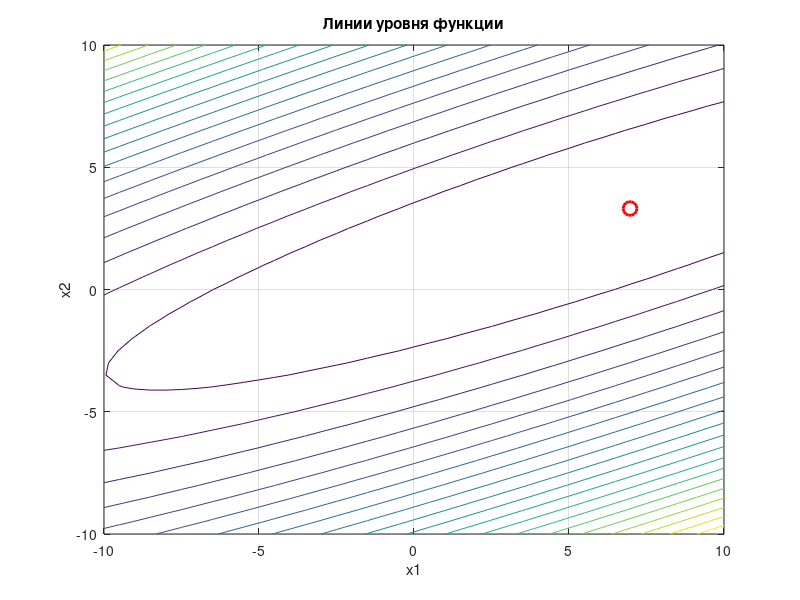

This chart was generated by the following MATLAB code:
clc;
clear;

% Исходная функция
f = @(x) (x(1) - 2*x(2))^2 + (x(2) - 3)^2;

% Параметры
l = 4;
gamma = 2;   % растяжение (c)
beta = 0.5;  % сжатие
eps = 1.5;

% Начальная точка
x0 = [-7; -7];

% Формирование начального симплекса
n = length(x0);
simplex = zeros(n, n+1);
simplex(:,1) = x0;

for i = 2:n+1
    e = zeros(n,1);
    e(i-1) = 1;
    simplex(:,i) = x0 + l*e;
end

iter = 0;

fprintf('Iter\t x1\t x2\t f(x)\n');

while true
    iter = iter + 1;
    
    % Вычисление значений
    values = zeros(1,n+1);
    for i = 1:n+1
        values(i) = f(simplex(:,i));
    end
    
    % Сортировка
    [values, idx] = sort(values);
    simplex = simplex(:,idx);
    
    % Вывод лучшей точки
    fprintf('%d\t %.2f\t %.2f\t %.2f\n', iter, simplex(1,1), simplex(2,1), values(1));
    
    % Проверка остановки
    if std(values) < eps
        break;
    end
    
    % Центр тяжести без худшей точки
    xc = mean(simplex(:,1:n), 2);
    
    % Отражение
    xr = xc + (xc - simplex(:,end));
    
    if f(xr) < values(1)
        % Растяжение
        xe = xc + gamma*(xr - xc);
        if f(xe) < f(xr)
            simplex(:,end) = xe;
        else
            simplex(:,end) = xr;
        end
    elseif f(xr) < values(n)
        simplex(:,end) = xr;
    else
        % Сжатие
        xs = xc + beta*(simplex(:,end) - xc);
        simplex(:,end) = xs;
    end
end

disp('Минимум найден в точке:');
disp(simplex(:,1));
disp('Значение функции:');
disp(f(simplex(:,1)));

% Построение графика
[x1, x2] = meshgrid(-10:0.5:10, -10:0.5:10);
z = (x1 - 2*x2).^2 + (x2 - 3).^2;

figure;
contour(x1, x2, z, 20);
hold on;
plot(simplex(1,1), simplex(2,1), 'ro', 'MarkerSize', 10, 'LineWidth', 2);
title('Линии уровня функции');
xlabel('x1');
ylabel('x2');
grid on;
